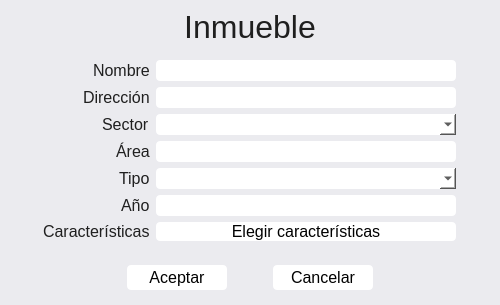
<?xml version="1.0" encoding="UTF-8"?>
<ui version="4.0">
 <class>MainWindow</class>
 <widget class="QMainWindow" name="MainWindow">
  <property name="geometry">
   <rect>
    <x>0</x>
    <y>0</y>
    <width>500</width>
    <height>300</height>
   </rect>
  </property>
  <property name="windowTitle">
   <string>MainWindow</string>
  </property>
  <property name="styleSheet">
   <string notr="true">background-color: rgb(235, 235, 239);
color: #1f1f1f;</string>
  </property>
  <widget class="QWidget" name="centralwidget">
   <layout class="QVBoxLayout" name="verticalLayout">
    <item>
     <widget class="QLabel" name="label">
      <property name="maximumSize">
       <size>
        <width>16777215</width>
        <height>60</height>
       </size>
      </property>
      <property name="font">
       <font>
        <pointsize>24</pointsize>
       </font>
      </property>
      <property name="text">
       <string>Inmueble</string>
      </property>
      <property name="alignment">
       <set>Qt::AlignCenter</set>
      </property>
     </widget>
    </item>
    <item alignment="Qt::AlignHCenter|Qt::AlignVCenter">
     <widget class="QWidget" name="form" native="true">
      <layout class="QFormLayout" name="formulario">
       <property name="labelAlignment">
        <set>Qt::AlignRight|Qt::AlignTrailing|Qt::AlignVCenter</set>
       </property>
       <property name="formAlignment">
        <set>Qt::AlignLeading|Qt::AlignLeft|Qt::AlignTop</set>
       </property>
       <item row="0" column="0">
        <widget class="QLabel" name="label_2">
         <property name="font">
          <font>
           <pointsize>12</pointsize>
          </font>
         </property>
         <property name="text">
          <string>Nombre</string>
         </property>
        </widget>
       </item>
       <item row="0" column="1">
        <widget class="QLineEdit" name="txtNombre">
         <property name="minimumSize">
          <size>
           <width>300</width>
           <height>0</height>
          </size>
         </property>
         <property name="maximumSize">
          <size>
           <width>300</width>
           <height>16777215</height>
          </size>
         </property>
         <property name="font">
          <font>
           <pointsize>12</pointsize>
          </font>
         </property>
         <property name="styleSheet">
          <string notr="true">QLineEdit{
	color: black;
	background-color: white;
	border-radius: 4px;
}</string>
         </property>
        </widget>
       </item>
       <item row="1" column="0">
        <widget class="QLabel" name="label_3">
         <property name="font">
          <font>
           <pointsize>12</pointsize>
          </font>
         </property>
         <property name="text">
          <string>Dirección</string>
         </property>
        </widget>
       </item>
       <item row="1" column="1">
        <widget class="QLineEdit" name="txtDireccion">
         <property name="minimumSize">
          <size>
           <width>300</width>
           <height>0</height>
          </size>
         </property>
         <property name="maximumSize">
          <size>
           <width>300</width>
           <height>16777215</height>
          </size>
         </property>
         <property name="font">
          <font>
           <pointsize>12</pointsize>
          </font>
         </property>
         <property name="styleSheet">
          <string notr="true">QLineEdit{
	color: black;
	background-color: white;
	border-radius: 4px;
}</string>
         </property>
        </widget>
       </item>
       <item row="2" column="0">
        <widget class="QLabel" name="label_4">
         <property name="font">
          <font>
           <pointsize>12</pointsize>
          </font>
         </property>
         <property name="text">
          <string>Sector</string>
         </property>
        </widget>
       </item>
       <item row="3" column="0">
        <widget class="QLabel" name="label_6">
         <property name="font">
          <font>
           <pointsize>12</pointsize>
          </font>
         </property>
         <property name="text">
          <string>Área</string>
         </property>
        </widget>
       </item>
       <item row="3" column="1">
        <widget class="QLineEdit" name="txtArea">
         <property name="minimumSize">
          <size>
           <width>300</width>
           <height>0</height>
          </size>
         </property>
         <property name="maximumSize">
          <size>
           <width>300</width>
           <height>16777215</height>
          </size>
         </property>
         <property name="font">
          <font>
           <pointsize>12</pointsize>
          </font>
         </property>
         <property name="styleSheet">
          <string notr="true">QLineEdit{
	color: black;
	background-color: white;
	border-radius: 4px;
}</string>
         </property>
        </widget>
       </item>
       <item row="4" column="0">
        <widget class="QLabel" name="label_8">
         <property name="font">
          <font>
           <pointsize>12</pointsize>
          </font>
         </property>
         <property name="text">
          <string>Tipo</string>
         </property>
        </widget>
       </item>
       <item row="6" column="0">
        <widget class="QLabel" name="label_5">
         <property name="font">
          <font>
           <pointsize>12</pointsize>
          </font>
         </property>
         <property name="text">
          <string>Características</string>
         </property>
        </widget>
       </item>
       <item row="6" column="1">
        <widget class="QPushButton" name="btnCaracteristicas">
         <property name="font">
          <font>
           <pointsize>12</pointsize>
          </font>
         </property>
         <property name="styleSheet">
          <string notr="true">QPushButton{
	color: black;
	background-color: white;
	border-radius: 4px;
}

QPushButton::hover {
	background-color: #3081D0;
	color: white;
}</string>
         </property>
         <property name="text">
          <string>Elegir características</string>
         </property>
        </widget>
       </item>
       <item row="2" column="1">
        <widget class="QComboBox" name="cbxSector">
         <property name="font">
          <font>
           <pointsize>12</pointsize>
          </font>
         </property>
         <property name="styleSheet">
          <string notr="true">QComboBox{
	color: black;
	background-color: white;
	border-radius: 4px;
}</string>
         </property>
        </widget>
       </item>
       <item row="4" column="1">
        <widget class="QComboBox" name="cbxTipo">
         <property name="font">
          <font>
           <pointsize>12</pointsize>
          </font>
         </property>
         <property name="styleSheet">
          <string notr="true">QComboBox{
	color: black;
	background-color: white;
	border-radius: 4px;
}</string>
         </property>
        </widget>
       </item>
       <item row="5" column="0">
        <widget class="QLabel" name="label_7">
         <property name="font">
          <font>
           <pointsize>12</pointsize>
          </font>
         </property>
         <property name="text">
          <string>Año</string>
         </property>
        </widget>
       </item>
       <item row="5" column="1">
        <widget class="QLineEdit" name="txtAnio">
         <property name="font">
          <font>
           <pointsize>12</pointsize>
          </font>
         </property>
         <property name="styleSheet">
          <string notr="true">QLineEdit{
	color: black;
	background-color: white;
	border-radius: 4px;
}</string>
         </property>
        </widget>
       </item>
      </layout>
     </widget>
    </item>
    <item>
     <widget class="QWidget" name="widget" native="true">
      <property name="maximumSize">
       <size>
        <width>16777215</width>
        <height>40</height>
       </size>
      </property>
      <layout class="QHBoxLayout" name="horizontalLayout_4">
       <item>
        <spacer name="horizontalSpacer">
         <property name="orientation">
          <enum>Qt::Horizontal</enum>
         </property>
         <property name="sizeHint" stdset="0">
          <size>
           <width>40</width>
           <height>20</height>
          </size>
         </property>
        </spacer>
       </item>
       <item>
        <widget class="QPushButton" name="btnAceptar">
         <property name="minimumSize">
          <size>
           <width>100</width>
           <height>25</height>
          </size>
         </property>
         <property name="maximumSize">
          <size>
           <width>100</width>
           <height>25</height>
          </size>
         </property>
         <property name="font">
          <font>
           <pointsize>12</pointsize>
          </font>
         </property>
         <property name="styleSheet">
          <string notr="true">QPushButton{
	color: black;
	background-color: white;
	border-radius: 4px;
}

QPushButton::hover {
	background-color: #3081D0;
	color: white;
}</string>
         </property>
         <property name="text">
          <string>Aceptar</string>
         </property>
        </widget>
       </item>
       <item>
        <spacer name="horizontalSpacer_3">
         <property name="orientation">
          <enum>Qt::Horizontal</enum>
         </property>
         <property name="sizeType">
          <enum>QSizePolicy::Fixed</enum>
         </property>
         <property name="sizeHint" stdset="0">
          <size>
           <width>40</width>
           <height>20</height>
          </size>
         </property>
        </spacer>
       </item>
       <item>
        <widget class="QPushButton" name="btnCancelar">
         <property name="minimumSize">
          <size>
           <width>100</width>
           <height>25</height>
          </size>
         </property>
         <property name="maximumSize">
          <size>
           <width>100</width>
           <height>25</height>
          </size>
         </property>
         <property name="font">
          <font>
           <pointsize>12</pointsize>
          </font>
         </property>
         <property name="styleSheet">
          <string notr="true">QPushButton{
	color: black;
	background-color: white;
	border-radius: 4px;
}

QPushButton::hover {
	background-color: #3081D0;
	color: white;
}</string>
         </property>
         <property name="text">
          <string>Cancelar</string>
         </property>
        </widget>
       </item>
       <item>
        <spacer name="horizontalSpacer_2">
         <property name="orientation">
          <enum>Qt::Horizontal</enum>
         </property>
         <property name="sizeHint" stdset="0">
          <size>
           <width>40</width>
           <height>20</height>
          </size>
         </property>
        </spacer>
       </item>
      </layout>
     </widget>
    </item>
   </layout>
  </widget>
 </widget>
 <resources/>
 <connections/>
</ui>
